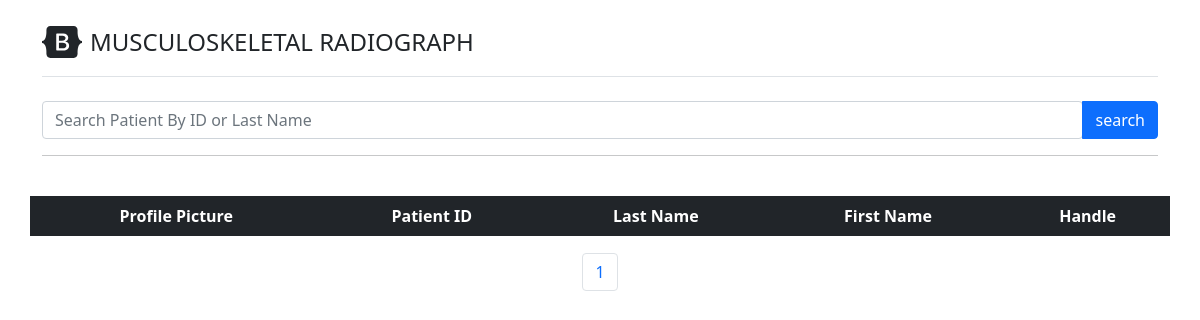
Page /patient on the earlier database version.
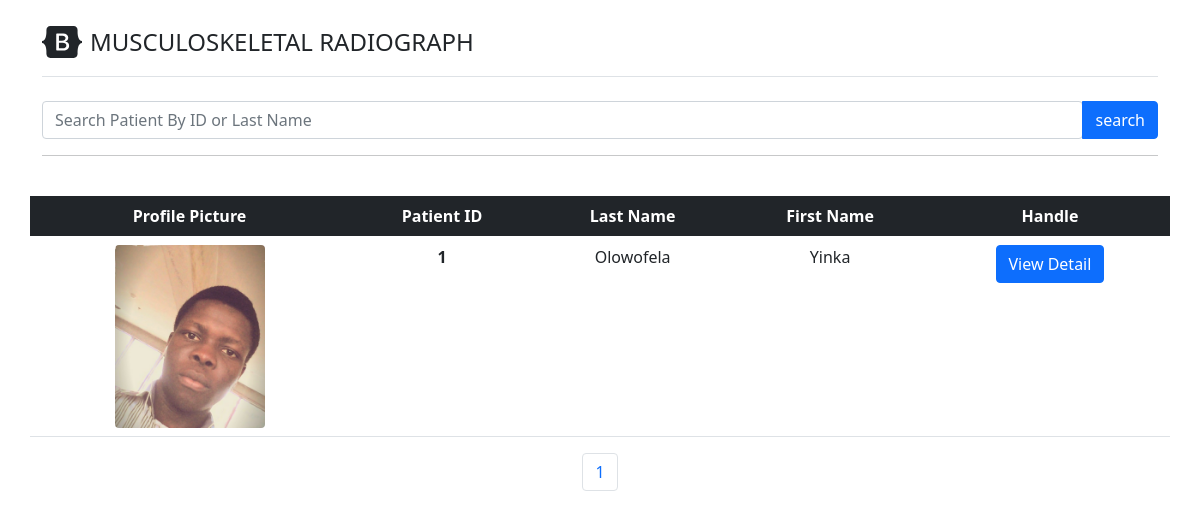
Same page on the later database version.
### musculoskeletal_radiograph_app/models.py (models this page shows)
class Patient(models.Model):
    id = models.AutoField(primary_key=True)
    first_name = models.CharField(max_length=255)
    sur_name = models.CharField(max_length=255)
    phone_number = models.CharField(max_length=255)
    email_address = models.CharField(max_length=255)
    image_url = models.ImageField(upload_to=filepath_patient,null=True,blank=True)
    created_date = models.DateTimeField(auto_now_add=True)
    objects = models.Manager()

### musculoskeletal_radiograph_app/views.py (the view, shortened to what this page needs)
# urls.py: path('patient', views.GetAllPatient, name="patient"),
def GetAllPatient(request):
    if request.method != "POST":
        patient_obj = Patient.objects.all().order_by('-id')
        p = Paginator(patient_obj, 10)
        page = request.GET.get('page')
        patients = p.get_page(page)
        nums = "a" * patients.paginator.num_pages
        return render(request, "home/getall_patient.html", { "patients" : patients, 'nums' : nums })

### musculoskeletal_radiograph_app/templates/Home/getall_patient.html (shortened to what this page needs)
{% extends 'Home/layout.html' %}
{% block main_content %}
<div class="row">
    {% url 'patient' patient.id as action_path %}
    <form role="form" action="{{ action_path }}" method="post">
        <div class="input-group">
            <input type="search" class="form-control rounded" name="search" placeholder="Search Patient By ID or Last Name" aria-label="Search"
              aria-describedby="search-addon" />
            <button type="submit" class="btn btn-primary">search</button>
          </div>
    </form>
</div>
  <hr />
  <br />
  <div class="row">
    <table class="table table-hover">
      <thead class="table-dark text-center">
        <tr>
          <th scope="col">Profile Picture</th>
          <th scope="col">Patient ID</th>
          <th scope="col">Last Name</th>
          <th scope="col">First Name</th>
          <th scope="col">Handle</th>
        </tr>
      </thead>
      <tbody class="text-center">
        {% if patients %}
            {% for patient in patients %}
              <tr>
                <a href="{% url 'get_patient' patient.id %}">
                  <td>
                      <div class="text-center">
                      <img src="./media/{{ patient.image_url }}" width="150px" class="rounded" alt="...">
                      </div>
                  </td>
                  <th scope="row">{{ patient.id }}</th>
                  <td>{{ patient.sur_name }}</td>
                  <td>{{ patient.first_name }}</td>
                  <td><a href="{% url 'get_patient' patient.id %}" class="btn btn-primary">View Detail</a></td>
                </a>
              </tr>
            {% endfor %}
        {% endif %}
      </tbody>
    </table>
    <br />
    <nav aria-label="Page navigation example ml-5">
      <ul class="pagination justify-content-center">
          {% for i in nums %}
              <li class="page-item">
                  <a class="page-link" href="?page={{ forloop.counter }}">
                      {{ forloop.counter }}
                  </a>
              </li>
          {% endfor %}
      </ul>
  </nav>
  </div>
{% endblock main_content %}

### musculoskeletal_radiograph_app/templates/Home/layout.html (shortened to what this page needs)
{% load static %}
<!DOCTYPE html>
<html lang="en">
<head>
    <link href="https://cdn.jsdelivr.net/npm/bootstrap@5.0.2/dist/css/bootstrap.min.css" rel="stylesheet">
</head>
<body>
    <main>
        <div class="container py-4">
          <header class="pb-3 mb-4 border-bottom">
            <a href="{% url 'home' %}" class="d-flex align-items-center text-dark text-decoration-none">
              <span class="fs-4">MUSCULOSKELETAL RADIOGRAPH</span>
            </a>
          </header>
          {% block main_content %}{% endblock main_content %}
        </div>
    </main>
</body>
</html>

Differences in the rows shown:
added Patient: image_url (picture), id "1", sur_name "Olowofela", first_name "Yinka"
